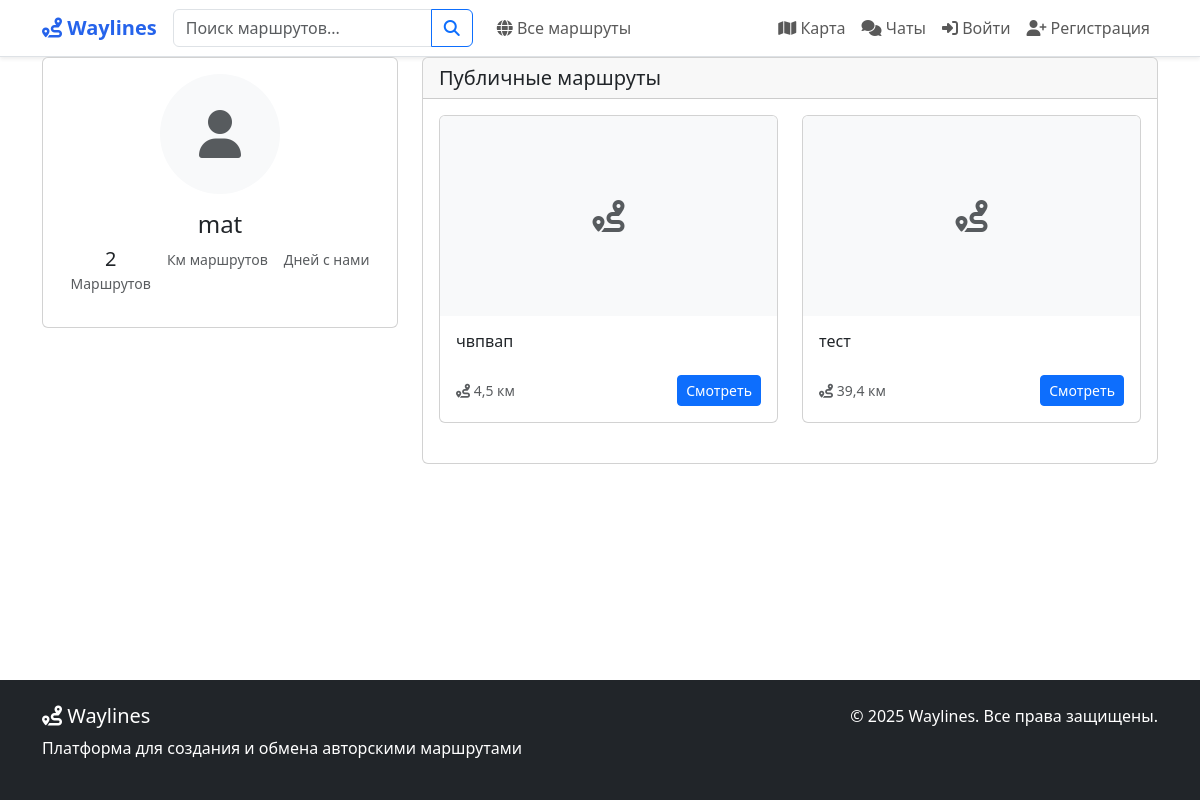
Screenshot of /users/profile/mat/ with the database file from the repository.
### routes/models.py (models this page shows, shortened)
class Route(models.Model):
    PRIVACY_CHOICES = [
        ("public", "Публичный"),
        ("private", "Приватный"),
        ("link", "По ссылке"),
        ("personal", "Персональный"),
    ]
    ROUTE_TYPE_CHOICES = [
        ("driving", "Автомобильный"),
        ("walking", "Пеший"),
        ("cycling", "Велосипедный"),
        ("mixed", "Смешанный"),
    ]
    MOOD_CHOICES = [
        ("calm", "Спокойный"),
        ("active", "Активный"),
        ("extreme", "Экстремальный"),
        ("romantic", "Романтический"),
        ("family", "Семейный"),
        ("adventure", "Приключенческий"),
    ]
    THEME_CHOICES = [
        ("historical", "Исторический"),
        ("nature", "Природный"),
        ("urban", "Городской"),
        ("cultural", "Культурный"),
        ("gastronomic", "Гастрономический"),
        ("religious", "Религиозный"),
        ("architectural", "Архитектурный"),
    ]
    author = models.ForeignKey(
        User,
        on_delete=models.CASCADE,
        related_name="routes",
        verbose_name="Автор",
    )
    name = models.CharField("Название", max_length=200)
    description = models.TextField("Описание", blank=True)
    short_description = models.TextField(
        "Краткое описание", max_length=300, blank=True
    )
    privacy = models.CharField(
        "Приватность", max_length=20, choices=PRIVACY_CHOICES, default="public"
    )
    route_type = models.CharField(
        "Тип маршрута",
        max_length=20,
        choices=ROUTE_TYPE_CHOICES,
        default="walking",
    )
    mood = models.CharField(
        "Настроение", max_length=20, choices=MOOD_CHOICES, blank=True
    )
    theme = models.CharField(
        "Тема", max_length=20, choices=THEME_CHOICES, blank=True
    )
    duration_minutes = models.IntegerField(
        "Продолжительность (минут)", default=0
    )
    country = models.CharField(max_length=100, blank=True, null=True, verbose_name="Страна")
    total_distance = models.FloatField("Общее расстояние (км)", default=0)
    is_active = models.BooleanField("Актуален", default=True)
    has_audio_guide = models.BooleanField("Есть аудиогид", default=False)
    is_elderly_friendly = models.BooleanField("Для пожилых", default=False)
    shared_with = models.ManyToManyField(
        User,
        related_name="shared_routes",
        blank=True,
        verbose_name="Доступно для",
    )
    created_at = models.DateTimeField("Создан", auto_now_add=True)
    updated_at = models.DateTimeField("Обновлён", auto_now=True)
    last_status_update = models.DateTimeField(
        "Последнее обновление статуса", auto_now=True
    )
    class Meta:
        verbose_name = "Маршрут"
        verbose_name_plural = "Маршруты"
        ordering = ["-created_at"]

### users/views.py (the view, shortened to what this page needs)
# urls.py: path("profile/<str:username>/", views.user_profile, name="user_profile"),
def user_profile(request, username):
    user = get_object_or_404(User, username=username)
    public_routes = Route.objects.filter(author=user, privacy="public", is_active=True)
    context = {
        "profile_user": user,
        "public_routes": public_routes,
    }
    return render(request, "profile/user_profile.html", context)

### users/context_processors.py (called while the page is built, shortened)
def navbar_context(request):
    context = {}
    return context

### templates/profile/user_profile.html (shortened to what this page needs)
{% extends 'base.html' %}
{% block content %}
<div class="container">
    <div class="row">
        <div class="col-lg-4">
            <div class="card mb-4">
                <div class="card-body text-center">
                    <div class="mb-3">
                        {% if profile_user.profile.avatar %}
                        <img src="{{ profile_user.profile.avatar.url }}" class="rounded-circle"
                             style="width: 120px; height: 120px; object-fit: cover;" alt="{{ profile_user.username }}">
                        {% else %}
                        <div class="rounded-circle bg-light d-flex align-items-center justify-content-center mx-auto"
                             style="width: 120px; height: 120px;">
                            <i class="fas fa-user fa-3x text-muted"></i>
                        </div>
                        {% endif %}
                    </div>
                    <h4 class="card-title">{{ profile_user.username }}</h4>
                    <div class="d-flex justify-content-center gap-3 mb-3">
                        <div class="text-center">
                            <div class="h5 mb-0">{{ public_routes.count }}</div>
                            <small class="text-muted">Маршрутов</small>
                        </div>
                        <div class="text-center">
                            <small class="text-muted">Км маршрутов</small>
                        </div>
                        <div class="text-center">
                            <small class="text-muted">Дней с нами</small>
                        </div>
                    </div>
                </div>
            </div>
        </div>
        <div class="col-lg-8">
            <div class="card">
                <div class="card-header">
                    <h5 class="card-title mb-0">Публичные маршруты</h5>
                </div>
                <div class="card-body">
                    {% if public_routes %}
                    <div class="row">
                        {% for route in public_routes %}
                        <div class="col-md-6 mb-4">
                            <div class="card route-card h-100">
                                {% if route.photos.first %}
                                <img src="{{ route.photos.first.image.url }}" class="card-img-top route-image" alt="{{ route.name }}">
                                {% else %}
                                <div class="card-img-top route-image bg-light d-flex align-items-center justify-content-center">
                                    <i class="fas fa-route fa-2x text-muted"></i>
                                </div>
                                {% endif %}
                                <div class="card-body d-flex flex-column">
                                    <h6 class="card-title">{{ route.name }}</h6>
                                    <div class="d-flex justify-content-between align-items-center mt-auto">
                                        <div class="small text-muted">
                                            <i class="fas fa-route"></i> {{ route.total_distance|floatformat:1 }} км
                                        </div>
                                        <a href="{% url 'route_detail' route.id %}" class="btn btn-primary btn-sm">Смотреть</a>
                                    </div>
                                </div>
                            </div>
                        </div>
                        {% endfor %}
                    </div>
                    {% else %}
                    <div class="text-center py-5">
                        <i class="fas fa-route fa-3x text-muted mb-3"></i>
                        <h5>Публичных маршрутов нет</h5>
                        <p class="text-muted">{{ profile_user.username }} пока не создал публичных маршрутов</p>
                    </div>
                    {% endif %}
                </div>
            </div>
        </div>
    </div>
</div>
{% endblock %}

### templates/base.html (style rules this page uses)
html, body { height: 100%; margin: 0; padding: 0; }
body { display: flex; flex-direction: column; min-height: 100vh; }
.route-card { transition: transform 0.2s ease, box-shadow 0.2s ease; cursor: pointer; }
.route-image { height: 200px; object-fit: cover; }

### rows the page displays
Route: name "чвпвап", total_distance "4,5"
Route: name "тест", total_distance "39,4"

### other values shown
{{ profile_user.username }} "mat"
{{ public_routes.count }} "2"
